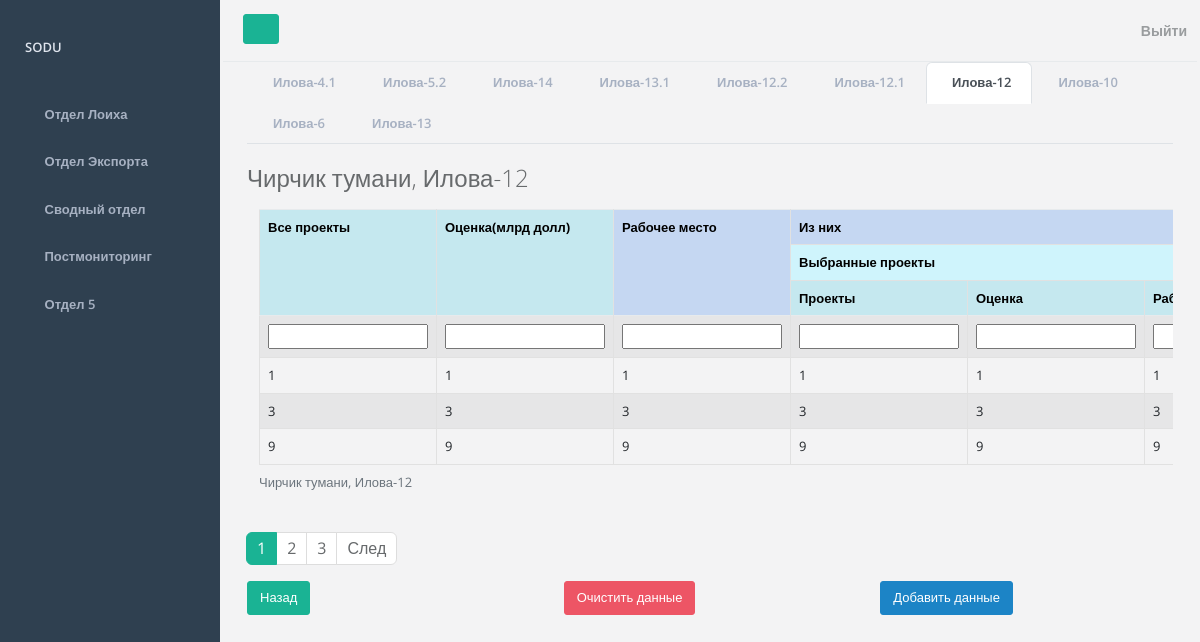
Screenshot of /form/loiha12 (signed in) with the database file from the repository.
### mainapp/models.py (models this page shows, shortened)
class CustomUser(AbstractUser):
    district = models.ForeignKey(District, on_delete=models.PROTECT, blank=True, null=True)
    class Meta:
        verbose_name = 'Пользователь'
        verbose_name_plural = 'Пользователи'

class District(models.Model):
    id = models.AutoField(primary_key=True)
    district = models.CharField(max_length=50, verbose_name="Район", blank=True, null=True)
    def __str__(self):
        return self.district
    class Meta:
        verbose_name = 'Район'
        verbose_name_plural = 'Районы'

class Loiha12(models.Model):
    district = models.ForeignKey(District, on_delete=models.PROTECT, verbose_name="Район")
    all_projects = models.CharField(max_length=255, verbose_name="Все проекты")
    grade = models.CharField(max_length=255, verbose_name="Оценка(млрд долл)")
    workplace = models.CharField(max_length=255, verbose_name="Рабочее место")
    projects_selected_projects_from_all_projects = models.CharField(max_length=255, verbose_name="Проекты")
    grade_selected_projects_from_all_projects = models.CharField(max_length=255, verbose_name="Оценка")
    workplace_selected_projects_from_all_projects = models.CharField(max_length=255, verbose_name="Рабочее место")
    all_projects_at_work_from_all_projects = models.CharField(max_length=255, verbose_name="Проекты")
    grade_at_work_from_all_projects = models.CharField(max_length=255, verbose_name="Оценка (млрд долл)")
    workplace_at_work_from_all_projects = models.CharField(max_length=255, verbose_name="Рабочее место")
    all_projects_will_be_completed_end_the_year_from_all_projects = models.CharField(max_length=255, verbose_name="Проекты")
    grade_will_be_completed_end_the_year_all_projects = models.CharField(max_length=255, verbose_name="Оценка (млрд долл)")
    workplace_will_be_completed_end_the_year_all_projects = models.CharField(max_length=255, verbose_name="Рабочее место")
    time_create = models.DateTimeField(auto_now_add=True, verbose_name="Дата создания записи")
    time_update = models.DateTimeField(auto_now=True, verbose_name="Дата обновления записи")
    is_published = models.BooleanField(default=True, verbose_name="Опубликовано")
    class Meta:
        verbose_name = 'Таблица 12'
        verbose_name_plural = 'Таблицы 12'
        ordering = ['-time_create']

### mainapp/views.py (the view)
# urls.py: path('form/loiha12', add_data_table_Loiha12, name='form_loiha12'),
def add_data_table_Loiha12(request):
    return add_data_table(request, 'loiha12', TableFormLoiha12, 'table_loiha12', 'Илова-12')

### mainapp/forms.py
class TableFormLoiha12(ModelForm):
    class Meta:
        model = Loiha12
        fields = '__all__'
        exclude = ['district', 'is_published']

### mainapp/utils.py (called while the page is built)
def show_data_table(request, model):
    if request.user.is_authenticated:
        queryset = model.objects.filter(district=request.user.district)
    else:
        return None
    return queryset

def make_context_by_form(data, form, menu, page_obj):
    context = {
        'title': data,
        'form': form,
        'projects_department': menu,
        'page_obj': page_obj
    }
    return context

def paginate_page(request, table_data):
    if not table_data:
        return None                   # можно убрать потом
    paginator = Paginator(table_data, 3)
    page_number = request.GET.get('page')
    page_obj = paginator.get_page(page_number)
    return page_obj

### mainapp/views.py (called while the page is built)
@login_required
def add_data_table(request, model_name, model_form, redirect_url, page_title):
    model = loiha_models.get(model_name, None)
    table_data = show_data_table(request, model)
    page_obj = paginate_page(request, table_data)
    if request.method == 'POST':
        form = model_form(request.POST)
        if form.is_valid():
            try:
                model.objects.create(**form.cleaned_data, district=request.user.district)
                return redirect(redirect_url)
            except:
                form.add_error(None, 'Ошибка добавления данных')
    else:
        form = model_form()
    context = make_context_by_form(page_title, form, projects_department, page_obj)
    return render(request, f'mainapp/forms/form_{model_name}.html', context)

### mainapp/templates/mainapp/forms/form_loiha12.html (shortened to what this page needs)
{% extends 'mainapp/data_table/table_loiha12.html' %}
{% block form %}
<form action="{% url 'form_loiha12'%}" method="post">
    <tr>
        {% include 'mainapp/forms/components/_form-fields.html' %}
    </tr>
    {% endblock %}
    {% block add_data %}
    {% include 'mainapp/forms/components/_add-info-button.html' %}
    {%endblock%}
{% block export_table %}
{% include 'mainapp/forms/components/_back-button.html' %}
{% endblock %}
{% block view_data%}
{% include 'mainapp/forms/components/_reset-button.html' %}
{% endblock %}

### mainapp/templates/mainapp/data_table/table_loiha12.html (shortened to what this page needs)
{% extends 'mainapp/departments/projects_department.html' %}
{% block table %}
<h2 class="mb-3">
    {% include 'mainapp/data_table/components/table_title.html' %}
</h2>
<div class="container overflow-auto">
    <table class="table table-bordered table-striped">
        <caption>
            {% include 'mainapp/data_table/components/table_title.html' %}
        </caption>
    <tr>
        <th class="table-info" rowspan="3">Все проекты</th>
        <th class="table-info" rowspan="3">Оценка(млрд долл)</th>
        <th class="table-primary" rowspan="3">Рабочее место</th>
        <th class="table-primary" colspan="9">Из них</th>
    </tr>
        <tr>
            <th class="table-info" colspan="3">Выбранные проекты</th>
        </tr>
        <tr>
            <th class="table-info">Проекты</th>
            <th class="table-info">Оценка</th>
            <th class="table-info">Рабочее место</th>
        </tr>
        <tr>
            {% block form %}
            {%endblock%}
        </tr>
            {% for data in page_obj %}
        <tr>
            <td>{{ data.all_projects }}</td>
            <td>{{ data.grade }}</td>
            <td>{{ data.workplace }}</td>
            <td>{{ data.projects_selected_projects_from_all_projects }}</td>
            <td>{{ data.grade_selected_projects_from_all_projects }}</td>
            <td>{{ data.workplace_selected_projects_from_all_projects }}</td>
        </tr>
            {%endfor%}
    </table>
</div>
{% include 'mainapp/pagination.html' %}
{% endblock %}

### mainapp/templates/mainapp/base.html (shortened to what this page needs)
<!DOCTYPE html>
{% load static %}
<html lang="en">
<head>
    <link href="https://cdn.jsdelivr.net/npm/bootstrap@5.2.3/dist/css/bootstrap.min.css" rel="stylesheet"
>
    <link rel="stylesheet" href="{% static 'mainapp/css/font-awesome.min.css' %}">
    <link rel="stylesheet" href="{% static 'mainapp/css/main.css' %}">
</head>
<body>
<div id="wrapper">
    <nav class="navbar-default navbar-static-side" role="navigation">
        <div class="sidebar-collapse">
            <ul class="nav metismenu" id="side-menu">
                <li class="nav-header">
                    <div class="dropdown profile-element">
                        <a data-toggle="dropdown" class="dropdown-toggle" href="#">
                            <span class="block m-t-xs font-bold">{{ request.user.username|upper }}</span>
                        </a>
                    </div>
                </li>
                <li>
                    <a href="{% url 'department_projects' %}"
                    ><i class="fa fa-diamond"></i>
                        <span class="nav-label">Отдел Лоиха</span></a
                    >
                </li>
                <li>
                    <a href="{% url 'department_exports' %}">
                        <i class="fa fa-bar-chart-o"></i>
                        <span class="nav-label">Отдел Экспорта</span>
                    </a>
                </li>
                <li>
                    <a href="{% url 'department_3' %}"
                    ><i class="fa fa-pie-chart"></i>
                        <span class="nav-label">Сводный отдел</span>
                    </a>
                </li>
                <li>
                    <a href="{% url 'department_4' %}"
                    ><i class="fa fa-flask"></i>
                        <span class="nav-label">Постмониторинг</span></a
                    >
                </li>
                <li>
                    <a href="{% url 'department_5' %}">
                        <i class="fa fa-table"></i>
                        <span class="nav-label">Отдел 5</span></a>
                </li>
            </ul>
        </div>
    </nav>
    <div id="page-wrapper" class="gray-bg dashbard-1">
        <div class="row border-bottom">
            <nav
                    class="navbar navbar-static-top"
                    role="navigation"
                    style="margin-bottom: 0"
            >
                <div class="navbar-header">
                    <a
                            class="navbar-minimalize minimalize-styl-2 btn btn-primary"
                            href="#"
                    ><i class="fa fa-bars"></i>
                    </a>
                    <form
                            role="search"
                            class="navbar-form-custom"
                            action="search_results.html"
                    >
                    </form>
                </div>
                <ul class="nav navbar-top-links navbar-right">
                    <li>
                        {% include 'mainapp/header.html' %}
                    </li>
                </ul>
            </nav>
        </div>
        <div class="container">
            <div class="row">
                <div class="col-12">
                    {% block tables %}
                    {% endblock %}
                </div>
                {% if not 'week' in request.get_full_path and not 'filter/month' in request.get_full_path %}
                <div class="col">
                    {% block export_table %}
                    {% endblock %}
                </div>
                {% elif 'week' in request.get_full_path %}
                <div class="col">
                    {% block export_table_week %}
                    {% endblock %}
                </div>
                {% elif 'filter/month' in request.get_full_path %}
                <div class="col">
                    {% block export_table_month %}
                    {% endblock %}
                </div>
                {% endif %}
                <div class="col">
                    {% block view_data %}
                    {% endblock %}
                </div>
                <div class="col">
                    {% block add_data %}
                    {% endblock %}
                </div>
            </div>
        </div>
    </div>
</div>
</body>
</html>

### mainapp/templates/mainapp/data_table/components/table_title.html
{% if request.user.district != None %}
    {{ request.user.district }},
{% endif %}
{{ title }}

### rows the page displays
CustomUser: user.username "SODU", user.district "Чирчик тумани Чирчик тумани"
Loiha12: all_projects "1", grade "1", workplace "1", projects_selected_projects_from_all_projects "1", grade_selected_projects_from_all_projects "1", workplace_selected_projects_from_all_projects "1"
Loiha12: all_projects "3", grade "3", workplace "3", projects_selected_projects_from_all_projects "3", grade_selected_projects_from_all_projects "3", workplace_selected_projects_from_all_projects "3"
Loiha12: all_projects "9", grade "9", workplace "9", projects_selected_projects_from_all_projects "9", grade_selected_projects_from_all_projects "9", workplace_selected_projects_from_all_projects "9"

### other values shown
{{ table.table_name }} "Илова-4.1" "Илова-5.2" "Илова-14" "Илова-13.1" "Илова-12.2" "Илова-12.1" "Илова-12" "Илова-10" "Илова-6" "Илова-13"
{{ title }} "Илова-12 Илова-12"
{{ p }} "1"
{{ p }} "2" "3"
